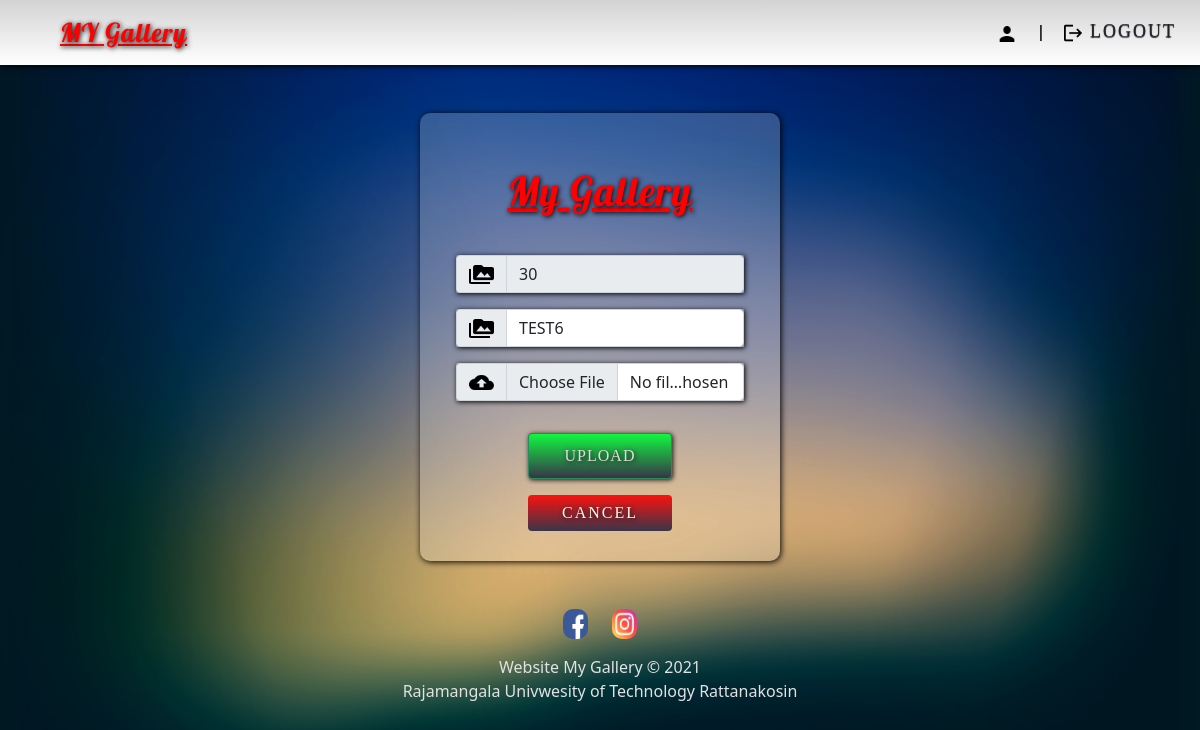
The page /editimg.php?imageID=30 on the database as committed earlier.
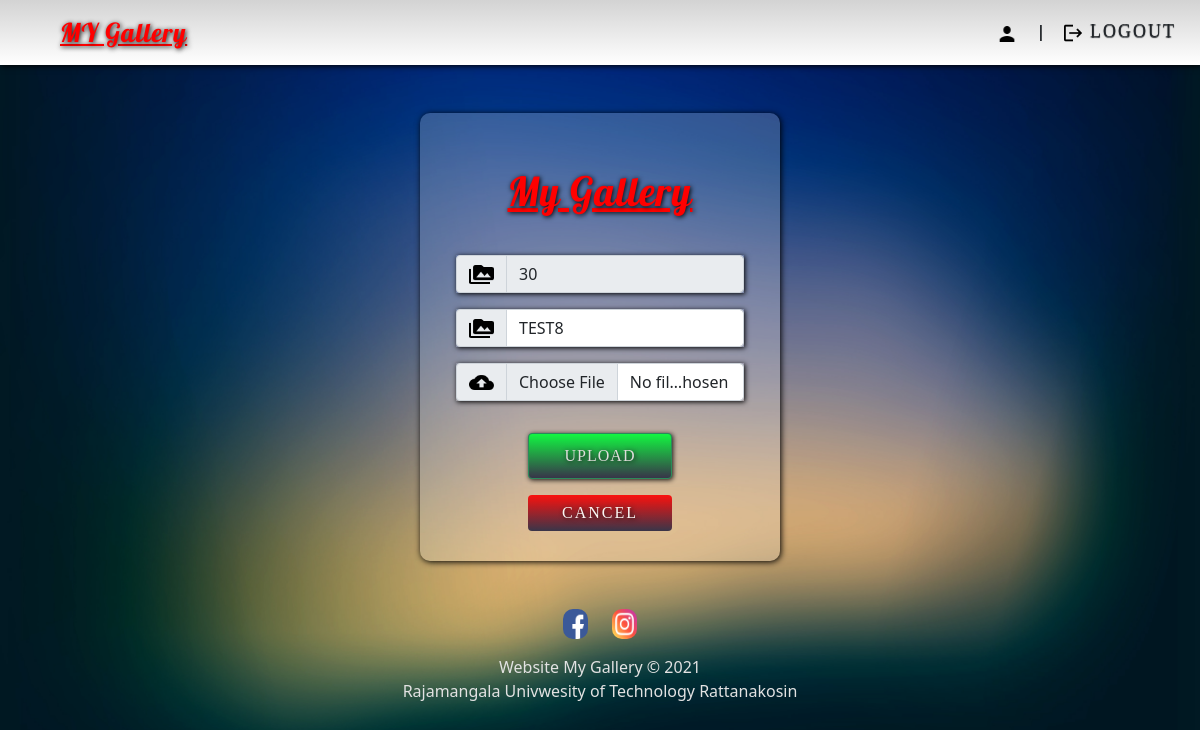
The same page on the database as committed later.
### tables this page shows
CREATE TABLE `tb_file` (
  `id` int(10) NOT NULL,
  `detail` varchar(255) NOT NULL,
  `image` varchar(255) NOT NULL,
  `userID` int(10) DEFAULT NULL
);

### editimg.php (the view, shortened to what this page needs)
<?php
  require_once 'php/connect.php';
?>
<!DOCTYPE html>
<html lang="en">
<head>
  <link rel="stylesheet" href="bootstrap-5.0.0-beta2-dist/css/bootstrap.min.css">
  <link rel="stylesheet" href="bootstrap-5.0.0-beta2-dist/css/bootstrap.css">
  <link rel="stylesheet" href="style.css">
  <link rel="stylesheet" href="model.css">
  <link rel="stylesheet" href="./css/lightbox.css">
  <link rel="stylesheet" href="./css/lightbox.min.css">
  <link rel="stylesheet" type="text/css" href="loading.css" />
</head>
<body>
  <header class="sticky-top">
    <nav class="navbar navbar-light">
      <div class="container-fluid">
        <a class="navbarbrand ms-5">MY Gallery</a>
        <div class="navbar-nav d-inline">
          <p class="text-user"><img width="22" height="24" src="./image/iconper.png" alt=""> <?php if(isset($_SESSION['username'])){echo $_SESSION['username'];} ?></p>
          <span style="font-weight: 900;">|</span>
          <a class="btn" href="logout.php?a_logout"><img width="22" height="22" src="./image/iconlogout.png" alt=""> logout</a>
        </div>
      </div>
    </nav>
  </header>
  <?php
    $updateImg = $_REQUEST['imageID'];
    $sql_sel = $conn->prepare("SELECT * FROM tb_file WHERE id = :id");
    $sql_sel->bindParam(":id", $updateImg);
    $sql_sel->execute();
    $rowImg = $sql_sel->fetch(PDO::FETCH_ASSOC);
  ?>
    <section>
        <div class="container mt-5" id="form-login">
            <div class="container-fluid">
                <form action="php/edit_db.php?id_image=<?php echo $updateImg; ?>" method="POST" enctype="multipart/form-data" class="form-control">
                    <h1 class="text-login">My Gallery</h1>
                    <div class="input-group">
                        <span class="input-group-text"><img width="25" height="23" src="./image/icnonamefile.png" alt=""></span>
                        <input type="text" name="id_img" class="form-control" value="<?php echo $rowImg['id']; ?>" disabled>
                    </div>
                    <div class="input-group">
                        <span class="input-group-text"><img width="25" height="23" src="./image/icnonamefile.png" alt=""></span>
                        <input type="text" name="name_pic" class="form-control" value="<?php echo $rowImg['detail']; ?>" >
                    </div>
                    <div class="input-group">
                        <span class="input-group-text"><img width="25" height="23" src="./image/iconupload.png" alt=""></span>
                        <input type="file" name="name_file" class="form-control" value="<?php echo $rowImg['image']; ?>">
                    </div>
                    <div class="d-grid gap-2 col-6 mx-auto">
                        <button type="submit" id="btn-upload" name="btn_edit" class="btn btn-success">UPLOAD</button>
                        <a href="user.php" id="btn-cancel" class="btn btn-danger">CANCEL</a>
                    </div>
                </form>
            </div>
        </div>
    </section>
  <div class="footer-basic">
    <footer class="">
      <div class="social">
        <a href="https://www.facebook.com/nakharin.moksuwan" target="_blank"><img width="25px" height="30px" src="./image/fb.png" alt=""></a>
        <a href="https://www.instagram.com/nkr.msw/" target="_blank"><img width="25px" height="30px" src="./image/ig.png" alt=""></a>
      </div>
      <p>Website My Gallery © 2021</p>
      <p>Rajamangala Univwesity of Technology Rattanakosin</p>
    </footer>
  </div>
</body>
</html>

Rows that differ between the two databases and show on the page:
changed tb_file id 30: name_pic "TEST6" → "TEST8"
